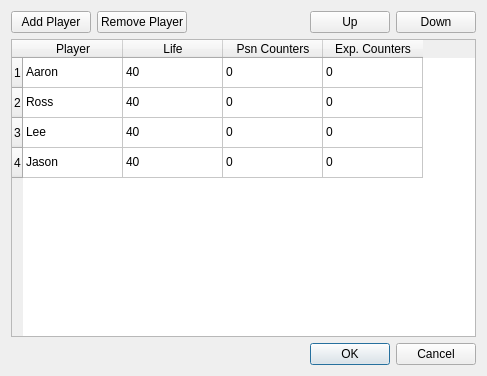
<?xml version="1.0" encoding="UTF-8"?>
<ui version="4.0">
 <class>Dialog</class>
 <widget class="QDialog" name="Dialog">
  <property name="geometry">
   <rect>
    <x>0</x>
    <y>0</y>
    <width>487</width>
    <height>376</height>
   </rect>
  </property>
  <property name="windowTitle">
   <string>Dialog</string>
  </property>
  <layout class="QVBoxLayout" name="verticalLayout">
   <item>
    <layout class="QHBoxLayout" name="horizontalLayout">
     <item>
      <widget class="QPushButton" name="pushButton">
       <property name="text">
        <string>Add Player</string>
       </property>
      </widget>
     </item>
     <item>
      <widget class="QPushButton" name="pushButton_2">
       <property name="text">
        <string>Remove Player</string>
       </property>
      </widget>
     </item>
     <item>
      <spacer name="horizontalSpacer">
       <property name="orientation">
        <enum>Qt::Horizontal</enum>
       </property>
       <property name="sizeHint" stdset="0">
        <size>
         <width>40</width>
         <height>20</height>
        </size>
       </property>
      </spacer>
     </item>
     <item>
      <widget class="QPushButton" name="pushButton_3">
       <property name="text">
        <string>Up</string>
       </property>
      </widget>
     </item>
     <item>
      <widget class="QPushButton" name="pushButton_4">
       <property name="text">
        <string>Down</string>
       </property>
      </widget>
     </item>
    </layout>
   </item>
   <item>
    <widget class="QTableWidget" name="tableWidget">
     <row>
      <property name="text">
       <string>1</string>
      </property>
     </row>
     <row>
      <property name="text">
       <string>2</string>
      </property>
     </row>
     <row>
      <property name="text">
       <string>3</string>
      </property>
     </row>
     <row>
      <property name="text">
       <string>4</string>
      </property>
     </row>
     <column>
      <property name="text">
       <string>Player</string>
      </property>
     </column>
     <column>
      <property name="text">
       <string>Life</string>
      </property>
     </column>
     <column>
      <property name="text">
       <string>Psn Counters</string>
      </property>
     </column>
     <column>
      <property name="text">
       <string>Exp. Counters</string>
      </property>
     </column>
     <item row="0" column="0">
      <property name="text">
       <string>Aaron</string>
      </property>
     </item>
     <item row="0" column="1">
      <property name="text">
       <string>40</string>
      </property>
     </item>
     <item row="0" column="2">
      <property name="text">
       <string>0</string>
      </property>
     </item>
     <item row="0" column="3">
      <property name="text">
       <string>0</string>
      </property>
     </item>
     <item row="1" column="0">
      <property name="text">
       <string>Ross</string>
      </property>
     </item>
     <item row="1" column="1">
      <property name="text">
       <string>40</string>
      </property>
     </item>
     <item row="1" column="2">
      <property name="text">
       <string>0</string>
      </property>
     </item>
     <item row="1" column="3">
      <property name="text">
       <string>0</string>
      </property>
     </item>
     <item row="2" column="0">
      <property name="text">
       <string>Lee</string>
      </property>
     </item>
     <item row="2" column="1">
      <property name="text">
       <string>40</string>
      </property>
     </item>
     <item row="2" column="2">
      <property name="text">
       <string>0</string>
      </property>
     </item>
     <item row="2" column="3">
      <property name="text">
       <string>0</string>
      </property>
     </item>
     <item row="3" column="0">
      <property name="text">
       <string>Jason</string>
      </property>
     </item>
     <item row="3" column="1">
      <property name="text">
       <string>40</string>
      </property>
     </item>
     <item row="3" column="2">
      <property name="text">
       <string>0</string>
      </property>
     </item>
     <item row="3" column="3">
      <property name="text">
       <string>0</string>
      </property>
     </item>
    </widget>
   </item>
   <item>
    <widget class="QDialogButtonBox" name="buttonBox">
     <property name="orientation">
      <enum>Qt::Horizontal</enum>
     </property>
     <property name="standardButtons">
      <set>QDialogButtonBox::Cancel|QDialogButtonBox::Ok</set>
     </property>
    </widget>
   </item>
  </layout>
 </widget>
 <resources/>
 <connections>
  <connection>
   <sender>buttonBox</sender>
   <signal>accepted()</signal>
   <receiver>Dialog</receiver>
   <slot>accept()</slot>
   <hints>
    <hint type="sourcelabel">
     <x>248</x>
     <y>254</y>
    </hint>
    <hint type="destinationlabel">
     <x>157</x>
     <y>274</y>
    </hint>
   </hints>
  </connection>
  <connection>
   <sender>buttonBox</sender>
   <signal>rejected()</signal>
   <receiver>Dialog</receiver>
   <slot>reject()</slot>
   <hints>
    <hint type="sourcelabel">
     <x>316</x>
     <y>260</y>
    </hint>
    <hint type="destinationlabel">
     <x>286</x>
     <y>274</y>
    </hint>
   </hints>
  </connection>
 </connections>
</ui>
